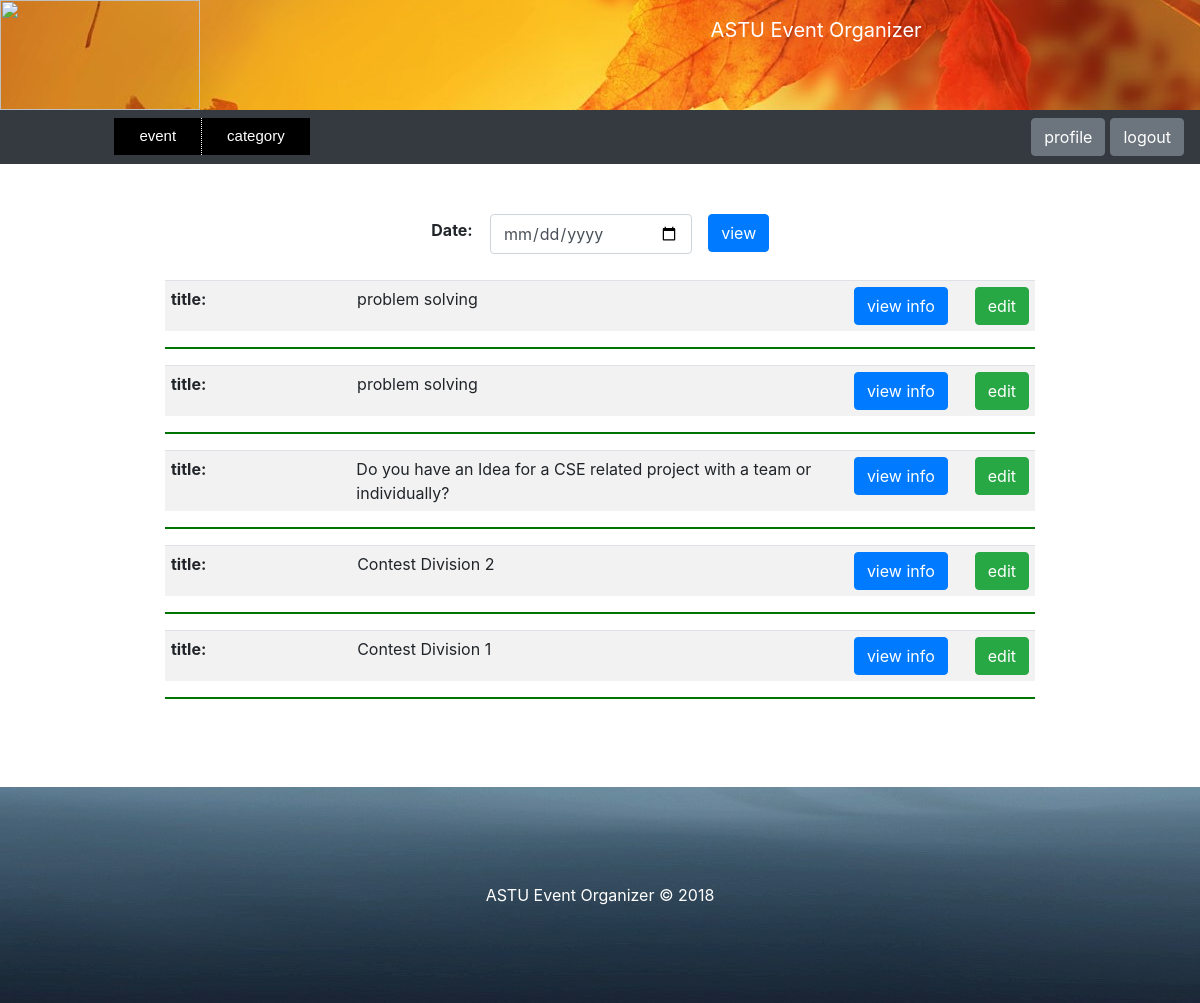
/organization-event/ (signed in), run on the app's committed database.
### event/models.py (models this page shows, shortened)
class Event(models.Model):
    title = models.CharField(max_length=200)
    description = models.TextField(blank=True)
    organizer = models.ForeignKey(Organizer, on_delete=models.CASCADE)
    start_time = models.DateTimeField()
    end_time = models.DateTimeField(blank=True, null=True)
    venue = models.CharField(max_length=200)
    category = models.ForeignKey(Category, on_delete=models.CASCADE, null=True)
    register_date = models.DateField()

### event/views.py (the view)
# urls.py: path('organization-event/', views.view_organization_event, name='organization_event'),
def view_organization_event(request):
    email = request.session.get('organization_auth')
    if email:
        organizer = Organizer.objects.get(email=email)
        if request.method == "POST":
            form = DateSearchEngine(request.POST)
            if form.is_valid():
                date = request.POST.get('search_date')
                event = Event.objects.filter(organizer=organizer, start_time__date=date)
                event = sorted(event, key=lambda x: x.register_date, reverse=True)
                return render(request, 'webpages/view_event_by_organization.html',
                              {'event': event, 'form': form, 'date': date})
            return render(request, 'webpages/view_event_by_organization.html', {'form': form, 'date': None})
        else:
            form = DateSearchEngine()
            event = Event.objects.filter(organizer=organizer)
            event = sorted(event, key=lambda x: x.register_date, reverse=True)
            return render(request, 'webpages/view_event_by_organization.html',
                          {'event': event, 'form': form, 'date': None})
    else:
        raise Http404("You are not logged in.")

### event/forms.py (shortened to what this page needs)
class DateSearchEngine(forms.Form):
    search_date = forms.DateField(
        label='Date',
        widget=forms.DateInput(attrs={'type': 'date'}),
    )

### event/templates/webpages/view_event_by_organization.html (shortened to what this page needs)
<!DOCTYPE html>
<html lang="en">
    <head class="header-site">
            {% include "webpages/organization_homepage.html" %}
        {%load static%}
        {%load filter%}
        {% load widget_tweaks %}
        <link rel="stylesheet" href="{% static 'files/bootstrap/css/bootstrap.css' %}"  type="text/css" >
        <link rel="stylesheet" href="{% static 'files/style2.css' %}"  type="text/css" >
        <link rel="stylesheet" href="{% static 'files/style3.css' %}"  type="text/css" >
        <link rel="stylesheet" href="{% static 'files/style4.css' %}"  type="text/css" >
        <link rel="stylesheet" href="{% static 'files/style5.css' %}"  type="text/css" >
        <link rel="stylesheet" href="{% static 'files/style6.css' %}"  type="text/css" >
        <link rel="stylesheet" href="{% static 'files/style8.css' %}"  type="text/css" >
    </head>
    <body>
        <div class = "container col-4">
        <form enctype="multipart/form-data" method="post" novalidate>
            {% for field in form.visible_fields %}
                <table style="width:100%; margin-top:0px;">
                    <tr >
                        <td style="width:20%;" align="center">
                            <strong>{{ field.label_tag }}</strong>
                        </td>
                        <td style="width:55%; vertical-align: top;">
                    {% if form.is_bound %}
                        {% if field.errors %}
                            {% render_field field class="form-control is-invalid" %}
                            {% for  error in field.errors %}
                                <div class="invalid-feedback">
                                    {{ error }}
                                </div>
                            {% endfor %}
                        {% else %}
                            {% render_field field class="form-control is-valid" %}
                        {% endif %}
                    {% else %}
                        {% render_field field class="form-control" %}
                    {% endif %}
                        </td>
                        <td style="width:25%; vertical-align: top;" align="center">
                    <button type="submit" class = "btn btn-primary" > view</button>
                        </td>
                    </tr>
                </table>
            {% endfor %}
        </form>
        </div>
        <div class="container col-8">
        </div>
        <br>
        {% for i in event %}
            <div class="container col-9">
                <table class="table table-striped" >
                    <tr>
                        <td style="width: 23%;"><strong>title:</strong></td>
                        <td style="width: 62%;">{{i.title}}</td>
                        <td style="width: 8%;" align="right">
                            <input type="button"  id ="button2-{{i.id}}" class="btn btn-primary"  onclick="myFunction2({{i.id}})"
                            value="view info" >
                        </td>
                        <td align="right" style="width: 7%;">
                            <a class="btn btn-success" href="{% url 'editEvent' i.id %}" style="margin-left:15px;">edit</a>
                           </td>
                    </tr>
                </table>
            </div>
                <div class="container col-9"> <hr> </div>
        {% endfor %}
    </body>
    <footer>
        {% include "webpages/footer.html" %}
    </footer>
</html>

### event/static/files/style3.css (style rules this page uses)
a.butt:link, a.back:visited, { background-color: #11aa44; color: white; }
table, th, td { border: 1px solid black; }

### event/static/files/style6.css (style rules this page uses)
.table-striped>tbody>tr>td { padding:6px; text-font:8px; }
hr { background-color: green; border-width:2px; }

### data on the page
Event: title "problem solving"
Event: title "problem solving"
Event: title "Do you have an Idea for a CSE related project with a team or individually?"
Event: title "Contest Division 2"
Event: title "Contest Division 1"

### other printed values
{{ field.label_tag }} "Date:"
